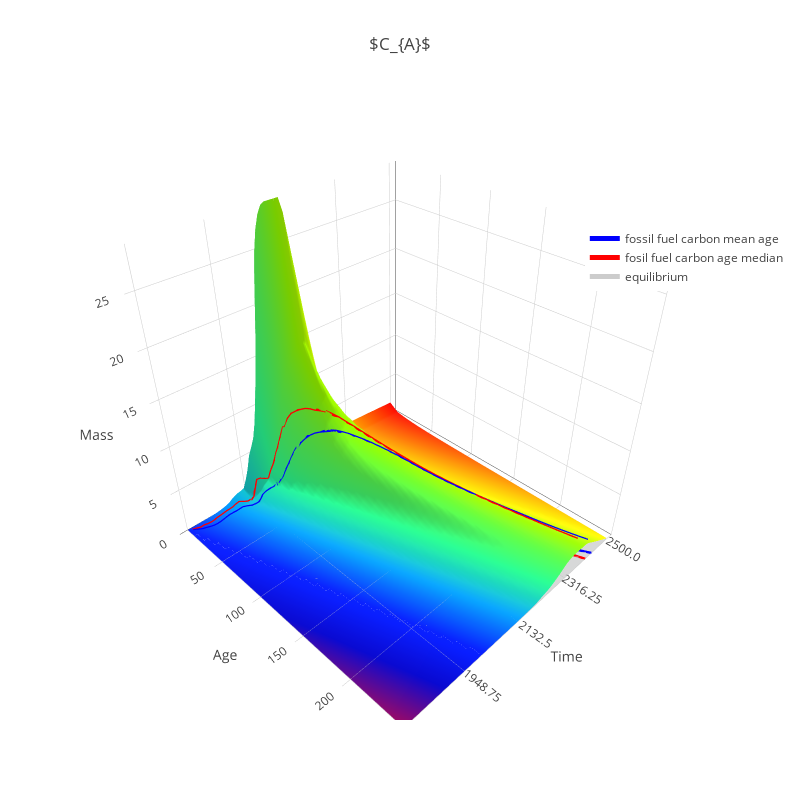
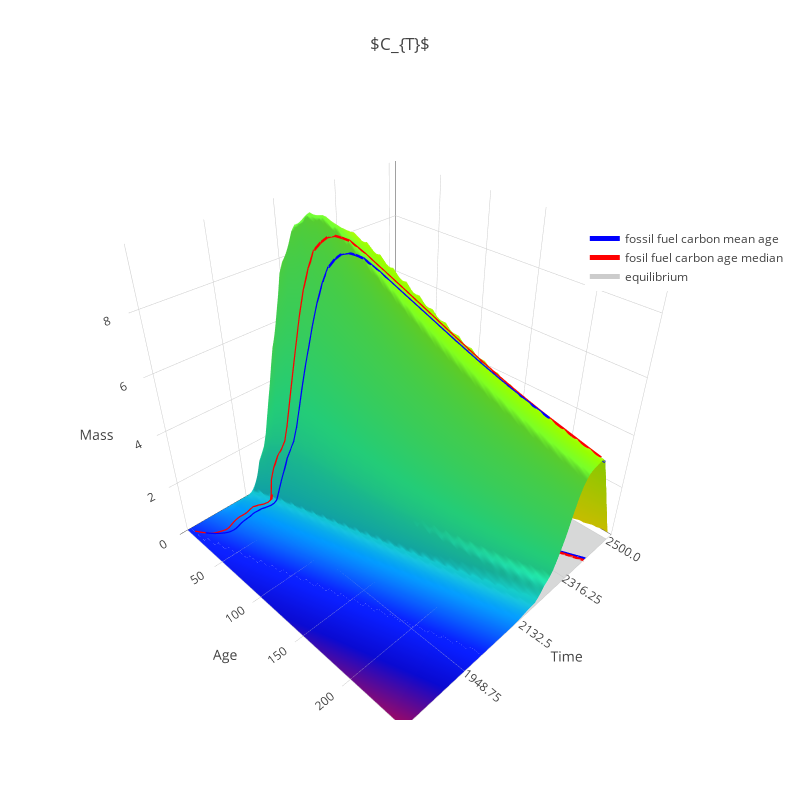

Notebook code cell kept with these figures, in order:
### Code cell
# finally plot the figures
for fig in figs:
    fig['layout']['legend'] = dict(x=0.8, y=0.8)
    iplot(fig)
